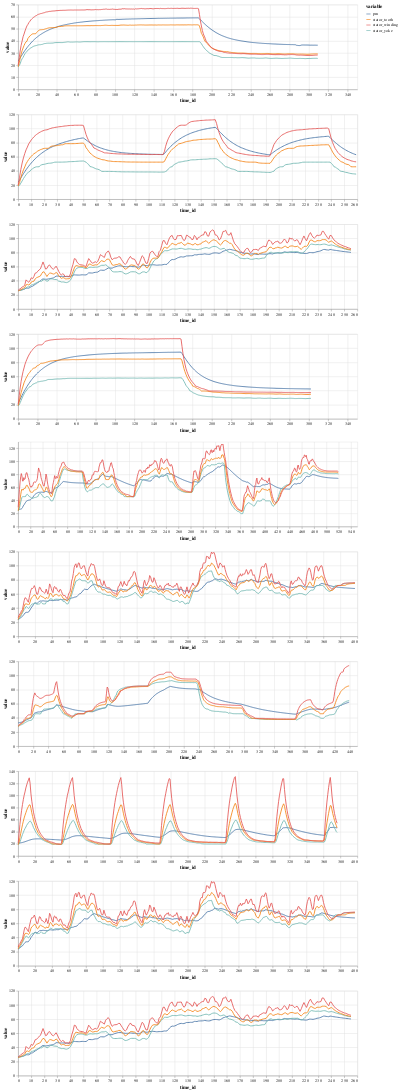

Notebook code for this chart:
### Code cell
alt.vconcat(*charts)

### Figure 1 — Vega specification as saved in the notebook (floating-point values rounded to 4 significant figures; data arrays with more than 128 entries replaced by an {"elided": "..."} marker saying what was removed)
{"$schema": "https://vega.github.io/schema/vega/v5.json", "data": [{"name": "source_0", "values": {"elided": "1240 records"}}, {"name": "source_1", "values": {"elided": "1040 records"}}, {"name": "source_2", "values": {"elided": "1024 records"}}, {"name": "source_3", "values": {"elided": "1212 records"}}, {"name": "source_4", "values": {"elided": "2080 records"}}, {"name": "source_5", "values": {"elided": "1592 records"}}, {"name": "source_6", "values": {"elided": "1760 records"}}, {"name": "source_7", "values": {"elided": "1508 records"}}, {"name": "source_8", "values": {"elided": "1592 records"}}, {"name": "source_9", "values": {"elided": "1024 records"}}, {"name": "source_0_color_domain_variable_0", "values": [{"variable": "pm"}, {"variable": "stator_yoke"}, {"variable": "stator_tooth"}, {"variable": "stator_winding"}]}, {"name": "source_1_color_domain_variable_1", "values": [{"variable": "pm"}, {"variable": "stator_yoke"}, {"variable": "stator_tooth"}, {"variable": "stator_winding"}]}, {"name": "source_2_color_domain_variable_2", "values": [{"variable": "pm"}, {"variable": "stator_yoke"}, {"variable": "stator_tooth"}, {"variable": "stator_winding"}]}, {"name": "source_3_color_domain_variable_3", "values": [{"variable": "pm"}, {"variable": "stator_yoke"}, {"variable": "stator_tooth"}, {"variable": "stator_winding"}]}, {"name": "source_4_color_domain_variable_4", "values": [{"variable": "pm"}, {"variable": "stator_yoke"}, {"variable": "stator_tooth"}, {"variable": "stator_winding"}]}, {"name": "source_5_color_domain_variable_5", "values": [{"variable": "pm"}, {"variable": "stator_yoke"}, {"variable": "stator_tooth"}, {"variable": "stator_winding"}]}, {"name": "source_6_color_domain_variable_6", "values": [{"variable": "pm"}, {"variable": "stator_yoke"}, {"variable": "stator_tooth"}, {"variable": "stator_winding"}]}, {"name": "source_7_color_domain_variable_7", "values": [{"variable": "pm"}, {"variable": "stator_yoke"}, {"variable": "stator_tooth"}, {"variable": "stator_winding"}]}, {"name": "source_8_color_domain_variable_8", "values": [{"variable": "pm"}, {"variable": "stator_yoke"}, {"variable": "stator_tooth"}, {"variable": "stator_winding"}]}, {"name": "source_9_color_domain_variable_9", "values": [{"variable": "pm"}, {"variable": "stator_yoke"}, {"variable": "stator_tooth"}, {"variable": "stator_winding"}]}, {"name": "source_0_concat_0_x_domain_time_id", "values": [{"min": 0, "max": 309}]}, {"name": "source_0_concat_0_y_domain_value", "values": [{"min": 18.72, "max": 67.13}]}, {"name": "source_1_concat_1_x_domain_time_id", "values": [{"min": 0, "max": 259}]}, {"name": "source_1_concat_1_y_domain_value", "values": [{"min": 18.85, "max": 112.6}]}, {"name": "source_2_concat_2_x_domain_time_id", "values": [{"min": 0, "max": 255}]}, {"name": "source_2_concat_2_y_domain_value", "values": [{"min": 25.71, "max": 112.0}]}, {"name": "source_3_concat_3_x_domain_time_id", "values": [{"min": 0, "max": 302}]}, {"name": "source_3_concat_3_y_domain_value", "values": [{"min": 18.6, "max": 113.7}]}, {"name": "source_4_concat_4_x_domain_time_id", "values": [{"min": 0, "max": 519}]}, {"name": "source_4_concat_4_y_domain_value", "values": [{"min": 19.85, "max": 126.4}]}, {"name": "source_5_concat_5_x_domain_time_id", "values": [{"min": 0, "max": 397}]}, {"name": "source_5_concat_5_y_domain_value", "values": [{"min": 23.78, "max": 119.4}]}, {"name": "source_6_concat_6_x_domain_time_id", "values": [{"min": 0, "max": 439}]}, {"name": "source_6_concat_6_y_domain_value", "values": [{"min": 28.08, "max": 114.0}]}, {"name": "source_7_concat_7_x_domain_time_id", "values": [{"min": 0, "max": 376}]}, {"name": "source_7_concat_7_y_domain_value", "values": [{"min": 18.81, "max": 131.2}]}, {"name": "source_8_concat_8_x_domain_time_id", "values": [{"min": 0, "max": 397}]}, {"name": "source_8_concat_8_y_domain_value", "values": [{"min": 23.78, "max": 119.4}]}, {"name": "source_9_concat_9_x_domain_time_id", "values": [{"min": 0, "max": 255}]}, {"name": "source_9_concat_9_y_domain_value", "values": [{"min": 25.71, "max": 112.0}]}], "signals": [{"name": "childHeight", "value": 200}], "marks": [{"type": "group", "name": "concat_0_group", "encode": {"update": {"height": {"signal": "childHeight"}, "width": {"signal": "width"}}}, "marks": [{"type": "group", "name": "concat_0_pathgroup", "from": {"facet": {"data": "source_0", "name": "faceted_path_concat_0_main", "groupby": ["variable"]}}, "encode": {"update": {"width": {"field": {"signal": null, "datum": null, "group": "width", "parent": null}}, "height": {"field": {"signal": null, "datum": null, "group": "height", "parent": null}}}}, "marks": [{"type": "line", "name": "concat_0_marks", "from": {"data": "faceted_path_concat_0_main"}, "sort": {"field": "datum[\"time_id\"]"}, "encode": {"update": {"y": {"field": "value", "scale": "concat_0_y"}, "stroke": {"field": "variable", "scale": "color"}, "x": {"field": "time_id", "scale": "concat_0_x"}, "defined": {"signal": "isValid(datum[\"time_id\"]) && isFinite(+datum[\"time_id\"]) && isValid(datum[\"value\"]) && isFinite(+datum[\"value\"])"}}}, "style": ["line"]}]}], "axes": [{"scale": "concat_0_x", "gridScale": "concat_0_y", "grid": true, "labels": false, "maxExtent": 0, "minExtent": 0, "ticks": false, "orient": "bottom", "tickCount": {"signal": "ceil(width/40)"}, "aria": false, "zindex": 0, "domain": false}, {"scale": "concat_0_y", "minExtent": 0, "zindex": 0, "ticks": false, "gridScale": "concat_0_x", "grid": true, "maxExtent": 0, "labels": false, "domain": false, "orient": "left", "aria": false, "tickCount": {"signal": "ceil(childHeight/40)"}}, {"scale": "concat_0_x", "labelFlush": true, "grid": false, "zindex": 0, "orient": "bottom", "title": "time_id", "tickCount": {"signal": "ceil(width/40)"}, "labelOverlap": true}, {"scale": "concat_0_y", "labelOverlap": true, "zindex": 0, "orient": "left", "grid": false, "title": "value", "tickCount": {"signal": "ceil(childHeight/40)"}}], "style": "cell"}, {"type": "group", "name": "concat_1_group", "encode": {"update": {"width": {"signal": "width"}, "height": {"signal": "childHeight"}}}, "marks": [{"type": "group", "name": "concat_1_pathgroup", "from": {"facet": {"data": "source_1", "name": "faceted_path_concat_1_main", "groupby": ["variable"]}}, "encode": {"update": {"width": {"field": {"signal": null, "datum": null, "group": "width", "parent": null}}, "height": {"field": {"signal": null, "datum": null, "group": "height", "parent": null}}}}, "marks": [{"type": "line", "name": "concat_1_marks", "from": {"data": "faceted_path_concat_1_main"}, "sort": {"field": "datum[\"time_id\"]"}, "encode": {"update": {"x": {"field": "time_id", "scale": "concat_1_x"}, "defined": {"signal": "isValid(datum[\"time_id\"]) && isFinite(+datum[\"time_id\"]) && isValid(datum[\"value\"]) && isFinite(+datum[\"value\"])"}, "stroke": {"field": "variable", "scale": "color"}, "y": {"field": "value", "scale": "concat_1_y"}}}, "style": ["line"]}]}], "axes": [{"scale": "concat_1_x", "ticks": false, "domain": false, "maxExtent": 0, "aria": false, "tickCount": {"signal": "ceil(width/40)"}, "orient": "bottom", "minExtent": 0, "grid": true, "zindex": 0, "labels": false, "gridScale": "concat_1_y"}, {"scale": "concat_1_y", "grid": true, "orient": "left", "labels": false, "maxExtent": 0, "aria": false, "domain": false, "minExtent": 0, "tickCount": {"signal": "ceil(childHeight/40)"}, "ticks": false, "gridScale": "concat_1_x", "zindex": 0}, {"scale": "concat_1_x", "tickCount": {"signal": "ceil(width/40)"}, "orient": "bottom", "title": "time_id", "labelFlush": true, "grid": false, "labelOverlap": true, "zindex": 0}, {"scale": "concat_1_y", "grid": false, "labelOverlap": true, "zindex": 0, "tickCount": {"signal": "ceil(childHeight/40)"}, "title": "value", "orient": "left"}], "style": "cell"}, {"type": "group", "name": "concat_2_group", "encode": {"update": {"height": {"signal": "childHeight"}, "width": {"signal": "width"}}}, "marks": [{"type": "group", "name": "concat_2_pathgroup", "from": {"facet": {"data": "source_2", "name": "faceted_path_concat_2_main", "groupby": ["variable"]}}, "encode": {"update": {"width": {"field": {"signal": null, "datum": null, "group": "width", "parent": null}}, "height": {"field": {"signal": null, "datum": null, "group": "height", "parent": null}}}}, "marks": [{"type": "line", "name": "concat_2_marks", "from": {"data": "faceted_path_concat_2_main"}, "sort": {"field": "datum[\"time_id\"]"}, "encode": {"update": {"stroke": {"field": "variable", "scale": "color"}, "defined": {"signal": "isValid(datum[\"time_id\"]) && isFinite(+datum[\"time_id\"]) && isValid(datum[\"value\"]) && isFinite(+datum[\"value\"])"}, "y": {"field": "value", "scale": "concat_2_y"}, "x": {"field": "time_id", "scale": "concat_2_x"}}}, "style": ["line"]}]}], "axes": [{"scale": "concat_2_x", "maxExtent": 0, "grid": true, "ticks": false, "gridScale": "concat_2_y", "domain": false, "zindex": 0, "orient": "bottom", "tickCount": {"signal": "ceil(width/40)"}, "labels": false, "aria": false, "minExtent": 0}, {"scale": "concat_2_y", "domain": false, "ticks": false, "grid": true, "tickCount": {"signal": "ceil(childHeight/40)"}, "aria": false, "gridScale": "concat_2_x", "orient": "left", "labels": false, "minExtent": 0, "zindex": 0, "maxExtent": 0}, {"scale": "concat_2_x", "orient": "bottom", "labelFlush": true, "title": "time_id", "zindex": 0, "labelOverlap": true, "tickCount": {"signal": "ceil(width/40)"}, "grid": false}, {"scale": "concat_2_y", "zindex": 0, "orient": "left", "grid": false, "labelOverlap": true, "title": "value", "tickCount": {"signal": "ceil(childHeight/40)"}}], "style": "cell"}, {"type": "group", "name": "concat_3_group", "encode": {"update": {"width": {"signal": "width"}, "height": {"signal": "childHeight"}}}, "marks": [{"type": "group", "name": "concat_3_pathgroup", "from": {"facet": {"data": "source_3", "name": "faceted_path_concat_3_main", "groupby": ["variable"]}}, "encode": {"update": {"width": {"field": {"signal": null, "datum": null, "group": "width", "parent": null}}, "height": {"field": {"signal": null, "datum": null, "group": "height", "parent": null}}}}, "marks": [{"type": "line", "name": "concat_3_marks", "from": {"data": "faceted_path_concat_3_main"}, "sort": {"field": "datum[\"time_id\"]"}, "encode": {"update": {"defined": {"signal": "isValid(datum[\"time_id\"]) && isFinite(+datum[\"time_id\"]) && isValid(datum[\"value\"]) && isFinite(+datum[\"value\"])"}, "y": {"field": "value", "scale": "concat_3_y"}, "x": {"field": "time_id", "scale": "concat_3_x"}, "stroke": {"field": "variable", "scale": "color"}}}, "style": ["line"]}]}], "axes": [{"scale": "concat_3_x", "labels": false, "ticks": false, "aria": false, "domain": false, "gridScale": "concat_3_y", "maxExtent": 0, "zindex": 0, "grid": true, "tickCount": {"signal": "ceil(width/40)"}, "minExtent": 0, "orient": "bottom"}, {"scale": "concat_3_y", "orient": "left", "gridScale": "concat_3_x", "tickCount": {"signal": "ceil(childHeight/40)"}, "ticks": false, "domain": false, "aria": false, "labels": false, "zindex": 0, "grid": true, "maxExtent": 0, "minExtent": 0}, {"scale": "concat_3_x", "title": "time_id", "tickCount": {"signal": "ceil(width/40)"}, "grid": false, "orient": "bottom", "labelOverlap": true, "zindex": 0, "labelFlush": true}, {"scale": "concat_3_y", "grid": false, "tickCount": {"signal": "ceil(childHeight/40)"}, "labelOverlap": true, "zindex": 0, "title": "value", "orient": "left"}], "style": "cell"}, {"type": "group", "name": "concat_4_group", "encode": {"update": {"width": {"signal": "width"}, "height": {"signal": "childHeight"}}}, "marks": [{"type": "group", "name": "concat_4_pathgroup", "from": {"facet": {"data": "source_4", "name": "faceted_path_concat_4_main", "groupby": ["variable"]}}, "encode": {"update": {"width": {"field": {"signal": null, "datum": null, "group": "width", "parent": null}}, "height": {"field": {"signal": null, "datum": null, "group": "height", "parent": null}}}}, "marks": [{"type": "line", "name": "concat_4_marks", "from": {"data": "faceted_path_concat_4_main"}, "sort": {"field": "datum[\"time_id\"]"}, "encode": {"update": {"defined": {"signal": "isValid(datum[\"time_id\"]) && isFinite(+datum[\"time_id\"]) && isValid(datum[\"value\"]) && isFinite(+datum[\"value\"])"}, "x": {"field": "time_id", "scale": "concat_4_x"}, "stroke": {"field": "variable", "scale": "color"}, "y": {"field": "value", "scale": "concat_4_y"}}}, "style": ["line"]}]}], "axes": [{"scale": "concat_4_x", "orient": "bottom", "zindex": 0, "ticks": false, "aria": false, "maxExtent": 0, "tickCount": {"signal": "ceil(width/40)"}, "minExtent": 0, "labels": false, "gridScale": "concat_4_y", "domain": false, "grid": true}, {"scale": "concat_4_y", "grid": true, "aria": false, "maxExtent": 0, "domain": false, "ticks": false, "minExtent": 0, "orient": "left", "labels": false, "tickCount": {"signal": "ceil(childHeight/40)"}, "zindex": 0, "gridScale": "concat_4_x"}, {"scale": "concat_4_x", "grid": false, "title": "time_id", "orient": "bottom", "labelFlush": true, "tickCount": {"signal": "ceil(width/40)"}, "zindex": 0, "labelOverlap": true}, {"scale": "concat_4_y", "title": "value", "grid": false, "tickCount": {"signal": "ceil(childHeight/40)"}, "orient": "left", "labelOverlap": true, "zindex": 0}], "style": "cell"}, {"type": "group", "name": "concat_5_group", "encode": {"update": {"height": {"signal": "childHeight"}, "width": {"signal": "width"}}}, "marks": [{"type": "group", "name": "concat_5_pathgroup", "from": {"facet": {"data": "source_5", "name": "faceted_path_concat_5_main", "groupby": ["variable"]}}, "encode": {"update": {"height": {"field": {"signal": null, "datum": null, "group": "height", "parent": null}}, "width": {"field": {"signal": null, "datum": null, "group": "width", "parent": null}}}}, "marks": [{"type": "line", "name": "concat_5_marks", "from": {"data": "faceted_path_concat_5_main"}, "sort": {"field": "datum[\"time_id\"]"}, "encode": {"update": {"stroke": {"field": "variable", "scale": "color"}, "defined": {"signal": "isValid(datum[\"time_id\"]) && isFinite(+datum[\"time_id\"]) && isValid(datum[\"value\"]) && isFinite(+datum[\"value\"])"}, "y": {"field": "value", "scale": "concat_5_y"}, "x": {"field": "time_id", "scale": "concat_5_x"}}}, "style": ["line"]}]}], "axes": [{"scale": "concat_5_x", "minExtent": 0, "aria": false, "grid": true, "domain": false, "zindex": 0, "ticks": false, "maxExtent": 0, "tickCount": {"signal": "ceil(width/40)"}, "orient": "bottom", "labels": false, "gridScale": "concat_5_y"}, {"scale": "concat_5_y", "labels": false, "grid": true, "tickCount": {"signal": "ceil(childHeight/40)"}, "minExtent": 0, "domain": false, "ticks": false, "gridScale": "concat_5_x", "orient": "left", "maxExtent": 0, "zindex": 0, "aria": false}, {"scale": "concat_5_x", "orient": "bottom", "grid": false, "title": "time_id", "labelFlush": true, "labelOverlap": true, "zindex": 0, "tickCount": {"signal": "ceil(width/40)"}}, {"scale": "concat_5_y", "grid": false, "title": "value", "tickCount": {"signal": "ceil(childHeight/40)"}, "zindex": 0, "orient": "left", "labelOverlap": true}], "style": "cell"}, {"type": "group", "name": "concat_6_group", "encode": {"update": {"width": {"signal": "width"}, "height": {"signal": "childHeight"}}}, "marks": [{"type": "group", "name": "concat_6_pathgroup", "from": {"facet": {"data": "source_6", "name": "faceted_path_concat_6_main", "groupby": ["variable"]}}, "encode": {"update": {"width": {"field": {"signal": null, "datum": null, "group": "width", "parent": null}}, "height": {"field": {"signal": null, "datum": null, "group": "height", "parent": null}}}}, "marks": [{"type": "line", "name": "concat_6_marks", "from": {"data": "faceted_path_concat_6_main"}, "sort": {"field": "datum[\"time_id\"]"}, "encode": {"update": {"stroke": {"field": "variable", "scale": "color"}, "x": {"field": "time_id", "scale": "concat_6_x"}, "y": {"field": "value", "scale": "concat_6_y"}, "defined": {"signal": "isValid(datum[\"time_id\"]) && isFinite(+datum[\"time_id\"]) && isValid(datum[\"value\"]) && isFinite(+datum[\"value\"])"}}}, "style": ["line"]}]}], "axes": [{"scale": "concat_6_x", "orient": "bottom", "gridScale": "concat_6_y", "ticks": false, "domain": false, "aria": false, "tickCount": {"signal": "ceil(width/40)"}, "zindex": 0, "grid": true, "labels": false, "maxExtent": 0, "minExtent": 0}, {"scale": "concat_6_y", "minExtent": 0, "orient": "left", "labels": false, "aria": false, "tickCount": {"signal": "ceil(childHeight/40)"}, "grid": true, "domain": false, "gridScale": "concat_6_x", "maxExtent": 0, "ticks": false, "zindex": 0}, {"scale": "concat_6_x", "labelFlush": true, "zindex": 0, "tickCount": {"signal": "ceil(width/40)"}, "orient": "bottom", "title": "time_id", "labelOverlap": true, "grid": false}, {"scale": "concat_6_y", "labelOverlap": true, "tickCount": {"signal": "ceil(childHeight/40)"}, "zindex": 0, "title": "value", "orient": "left", "grid": false}], "style": "cell"}, {"type": "group", "name": "concat_7_group", "encode": {"update": {"width": {"signal": "width"}, "height": {"signal": "childHeight"}}}, "marks": [{"type": "group", "name": "concat_7_pathgroup", "from": {"facet": {"data": "source_7", "name": "faceted_path_concat_7_main", "groupby": ["variable"]}}, "encode": {"update": {"height": {"field": {"signal": null, "datum": null, "group": "height", "parent": null}}, "width": {"field": {"signal": null, "datum": null, "group": "width", "parent": null}}}}, "marks": [{"type": "line", "name": "concat_7_marks", "from": {"data": "faceted_path_concat_7_main"}, "sort": {"field": "datum[\"time_id\"]"}, "encode": {"update": {"stroke": {"field": "variable", "scale": "color"}, "y": {"field": "value", "scale": "concat_7_y"}, "defined": {"signal": "isValid(datum[\"time_id\"]) && isFinite(+datum[\"time_id\"]) && isValid(datum[\"value\"]) && isFinite(+datum[\"value\"])"}, "x": {"field": "time_id", "scale": "concat_7_x"}}}, "style": ["line"]}]}], "axes": [{"scale": "concat_7_x", "labels": false, "domain": false, "tickCount": {"signal": "ceil(width/40)"}, "aria": false, "orient": "bottom", "ticks": false, "zindex": 0, "minExtent": 0, "maxExtent": 0, "gridScale": "concat_7_y", "grid": true}, {"scale": "concat_7_y", "grid": true, "ticks": false, "labels": false, "maxExtent": 0, "zindex": 0, "gridScale": "concat_7_x", "tickCount": {"signal": "ceil(childHeight/40)"}, "aria": false, "minExtent": 0, "orient": "left", "domain": false}, {"scale": "concat_7_x", "tickCount": {"signal": "ceil(width/40)"}, "grid": false, "orient": "bottom", "title": "time_id", "labelFlush": true, "labelOverlap": true, "zindex": 0}, {"scale": "concat_7_y", "grid": false, "tickCount": {"signal": "ceil(childHeight/40)"}, "labelOverlap": true, "orient": "left", "zindex": 0, "title": "value"}], "style": "cell"}, {"type": "group", "name": "concat_8_group", "encode": {"update": {"width": {"signal": "width"}, "height": {"signal": "childHeight"}}}, "marks": [{"type": "group", "name": "concat_8_pathgroup", "from": {"facet": {"data": "source_8", "name": "faceted_path_concat_8_main", "groupby": ["variable"]}}, "encode": {"update": {"width": {"field": {"signal": null, "datum": null, "group": "width", "parent": null}}, "height": {"field": {"signal": null, "datum": null, "group": "height", "parent": null}}}}, "marks": [{"type": "line", "name": "concat_8_marks", "from": {"data": "faceted_path_concat_8_main"}, "sort": {"field": "datum[\"time_id\"]"}, "encode": {"update": {"y": {"field": "value", "scale": "concat_8_y"}, "x": {"field": "time_id", "scale": "concat_8_x"}, "defined": {"signal": "isValid(datum[\"time_id\"]) && isFinite(+datum[\"time_id\"]) && isValid(datum[\"value\"]) && isFinite(+datum[\"value\"])"}, "stroke": {"field": "variable", "scale": "color"}}}, "style": ["line"]}]}], "axes": [{"scale": "concat_8_x", "ticks": false, "tickCount": {"signal": "ceil(width/40)"}, "labels": false, "zindex": 0, "grid": true, "domain": false, "maxExtent": 0, "gridScale": "concat_8_y", "minExtent": 0, "aria": false, "orient": "bottom"}, {"scale": "concat_8_y", "orient": "left", "gridScale": "concat_8_x", "maxExtent": 0, "labels": false, "minExtent": 0, "aria": false, "domain": false, "ticks": false, "tickCount": {"signal": "ceil(childHeight/40)"}, "zindex": 0, "grid": true}, {"scale": "concat_8_x", "labelOverlap": true, "tickCount": {"signal": "ceil(width/40)"}, "zindex": 0, "grid": false, "orient": "bottom", "title": "time_id", "labelFlush": true}, {"scale": "concat_8_y", "title": "value", "grid": false, "orient": "left", "labelOverlap": true, "tickCount": {"signal": "ceil(childHeight/40)"}, "zindex": 0}], "style": "cell"}, {"type": "group", "name": "concat_9_group", "encode": {"update": {"height": {"signal": "childHeight"}, "width": {"signal": "width"}}}, "marks": [{"type": "group", "name": "concat_9_pathgroup", "from": {"facet": {"data": "source_9", "name": "faceted_path_concat_9_main", "groupby": ["variable"]}}, "encode": {"update": {"width": {"field": {"signal": null, "datum": null, "group": "width", "parent": null}}, "height": {"field": {"signal": null, "datum": null, "group": "height", "parent": null}}}}, "marks": [{"type": "line", "name": "concat_9_marks", "from": {"data": "faceted_path_concat_9_main"}, "sort": {"field": "datum[\"time_id\"]"}, "encode": {"update": {"y": {"field": "value", "scale": "concat_9_y"}, "defined": {"signal": "isValid(datum[\"time_id\"]) && isFinite(+datum[\"time_id\"]) && isValid(datum[\"value\"]) && isFinite(+datum[\"value\"])"}, "x": {"field": "time_id", "scale": "concat_9_x"}, "stroke": {"field": "variable", "scale": "color"}}}, "style": ["line"]}]}], "axes": [{"scale": "concat_9_x", "gridScale": "concat_9_y", "domain": false, "labels": false, "orient": "bottom", "maxExtent": 0, "ticks": false, "zindex": 0, "minExtent": 0, "aria": false, "grid": true, "tickCount": {"signal": "ceil(width/40)"}}, {"scale": "concat_9_y", "gridScale": "concat_9_x", "aria": false, "labels": false, "maxExtent": 0, "domain": false, "tickCount": {"signal": "ceil(childHeight/40)"}, "orient": "left", "minExtent": 0, "grid": true, "ticks": false, "zindex": 0}, {"scale": "concat_9_x", "labelFlush": true, "tickCount": {"signal": "ceil(width/40)"}, "grid": false, "labelOverlap": true, "orient": "bottom", "zindex": 0, "title": "time_id"}, {"scale": "concat_9_y", "orient": "left", "tickCount": {"signal": "ceil(childHeight/40)"}, "zindex": 0, "grid": false, "title": "value", "labelOverlap": true}], "style": "cell"}], "scales": [{"name": "color", "type": "ordinal", "domain": {"fields": [{"data": "source_0_color_domain_variable_0", "field": "variable"}, {"data": "source_1_color_domain_variable_1", "field": "variable"}, {"data": "source_2_color_domain_variable_2", "field": "variable"}, {"data": "source_3_color_domain_variable_3", "field": "variable"}, {"data": "source_4_color_domain_variable_4", "field": "variable"}, {"data": "source_5_color_domain_variable_5", "field": "variable"}, {"data": "source_6_color_domain_variable_6", "field": "variable"}, {"data": "source_7_color_domain_variable_7", "field": "variable"}, {"data": "source_8_color_domain_variable_8", "field": "variable"}, {"data": "source_9_color_domain_variable_9", "field": "variable"}], "sort": true}, "range": "category"}, {"name": "concat_0_x", "type": "linear", "domain": [{"signal": "(data(\"source_0_concat_0_x_domain_time_id\")[0] || {}).min"}, {"signal": "(data(\"source_0_concat_0_x_domain_time_id\")[0] || {}).max"}], "range": [0, {"signal": "width"}], "nice": true, "zero": false}, {"name": "concat_0_y", "type": "linear", "domain": [{"signal": "(data(\"source_0_concat_0_y_domain_value\")[0] || {}).min"}, {"signal": "(data(\"source_0_concat_0_y_domain_value\")[0] || {}).max"}], "range": [{"signal": "childHeight"}, 0], "zero": true, "nice": true}, {"name": "concat_1_x", "type": "linear", "domain": [{"signal": "(data(\"source_1_concat_1_x_domain_time_id\")[0] || {}).min"}, {"signal": "(data(\"source_1_concat_1_x_domain_time_id\")[0] || {}).max"}], "range": [0, {"signal": "width"}], "zero": false, "nice": true}, {"name": "concat_1_y", "type": "linear", "domain": [{"signal": "(data(\"source_1_concat_1_y_domain_value\")[0] || {}).min"}, {"signal": "(data(\"source_1_concat_1_y_domain_value\")[0] || {}).max"}], "range": [{"signal": "childHeight"}, 0], "nice": true, "zero": true}, {"name": "concat_2_x", "type": "linear", "domain": [{"signal": "(data(\"source_2_concat_2_x_domain_time_id\")[0] || {}).min"}, {"signal": "(data(\"source_2_concat_2_x_domain_time_id\")[0] || {}).max"}], "range": [0, {"signal": "width"}], "nice": true, "zero": false}, {"name": "concat_2_y", "type": "linear", "domain": [{"signal": "(data(\"source_2_concat_2_y_domain_value\")[0] || {}).min"}, {"signal": "(data(\"source_2_concat_2_y_domain_value\")[0] || {}).max"}], "range": [{"signal": "childHeight"}, 0], "zero": true, "nice": true}, {"name": "concat_3_x", "type": "linear", "domain": [{"signal": "(data(\"source_3_concat_3_x_domain_time_id\")[0] || {}).min"}, {"signal": "(data(\"source_3_concat_3_x_domain_time_id\")[0] || {}).max"}], "range": [0, {"signal": "width"}], "zero": false, "nice": true}, {"name": "concat_3_y", "type": "linear", "domain": [{"signal": "(data(\"source_3_concat_3_y_domain_value\")[0] || {}).min"}, {"signal": "(data(\"source_3_concat_3_y_domain_value\")[0] || {}).max"}], "range": [{"signal": "childHeight"}, 0], "zero": true, "nice": true}, {"name": "concat_4_x", "type": "linear", "domain": [{"signal": "(data(\"source_4_concat_4_x_domain_time_id\")[0] || {}).min"}, {"signal": "(data(\"source_4_concat_4_x_domain_time_id\")[0] || {}).max"}], "range": [0, {"signal": "width"}], "nice": true, "zero": false}, {"name": "concat_4_y", "type": "linear", "domain": [{"signal": "(data(\"source_4_concat_4_y_domain_value\")[0] || {}).min"}, {"signal": "(data(\"source_4_concat_4_y_domain_value\")[0] || {}).max"}], "range": [{"signal": "childHeight"}, 0], "nice": true, "zero": true}, {"name": "concat_5_x", "type": "linear", "domain": [{"signal": "(data(\"source_5_concat_5_x_domain_time_id\")[0] || {}).min"}, {"signal": "(data(\"source_5_concat_5_x_domain_time_id\")[0] || {}).max"}], "range": [0, {"signal": "width"}], "nice": true, "zero": false}, {"name": "concat_5_y", "type": "linear", "domain": [{"signal": "(data(\"source_5_concat_5_y_domain_value\")[0] || {}).min"}, {"signal": "(data(\"source_5_concat_5_y_domain_value\")[0] || {}).max"}], "range": [{"signal": "childHeight"}, 0], "nice": true, "zero": true}, {"name": "concat_6_x", "type": "linear", "domain": [{"signal": "(data(\"source_6_concat_6_x_domain_time_id\")[0] || {}).min"}, {"signal": "(data(\"source_6_concat_6_x_domain_time_id\")[0] || {}).max"}], "range": [0, {"signal": "width"}], "zero": false, "nice": true}, {"name": "concat_6_y", "type": "linear", "domain": [{"signal": "(data(\"source_6_concat_6_y_domain_value\")[0] || {}).min"}, {"signal": "(data(\"source_6_concat_6_y_domain_value\")[0] || {}).max"}], "range": [{"signal": "childHeight"}, 0], "zero": true, "nice": true}, {"name": "concat_7_x", "type": "linear", "domain": [{"signal": "(data(\"source_7_concat_7_x_domain_time_id\")[0] || {}).min"}, {"signal": "(data(\"source_7_concat_7_x_domain_time_id\")[0] || {}).max"}], "range": [0, {"signal": "width"}], "zero": false, "nice": true}, {"name": "concat_7_y", "type": "linear", "domain": [{"signal": "(data(\"source_7_concat_7_y_domain_value\")[0] || {}).min"}, {"signal": "(data(\"source_7_concat_7_y_domain_value\")[0] || {}).max"}], "range": [{"signal": "childHeight"}, 0], "zero": true, "nice": true}, {"name": "concat_8_x", "type": "linear", "domain": [{"signal": "(data(\"source_8_concat_8_x_domain_time_id\")[0] || {}).min"}, {"signal": "(data(\"source_8_concat_8_x_domain_time_id\")[0] || {}).max"}], "range": [0, {"signal": "width"}], "zero": false, "nice": true}, {"name": "concat_8_y", "type": "linear", "domain": [{"signal": "(data(\"source_8_concat_8_y_domain_value\")[0] || {}).min"}, {"signal": "(data(\"source_8_concat_8_y_domain_value\")[0] || {}).max"}], "range": [{"signal": "childHeight"}, 0], "nice": true, "zero": true}, {"name": "concat_9_x", "type": "linear", "domain": [{"signal": "(data(\"source_9_concat_9_x_domain_time_id\")[0] || {}).min"}, {"signal": "(data(\"source_9_concat_9_x_domain_time_id\")[0] || {}).max"}], "range": [0, {"signal": "width"}], "zero": false, "nice": true}, {"name": "concat_9_y", "type": "linear", "domain": [{"signal": "(data(\"source_9_concat_9_y_domain_value\")[0] || {}).min"}, {"signal": "(data(\"source_9_concat_9_y_domain_value\")[0] || {}).max"}], "range": [{"signal": "childHeight"}, 0], "zero": true, "nice": true}], "padding": 5, "background": "white", "width": 800, "layout": {"padding": 20, "columns": 1, "bounds": "full", "align": "each"}, "legends": [{"stroke": "color", "symbolType": "stroke", "title": "variable"}]}
